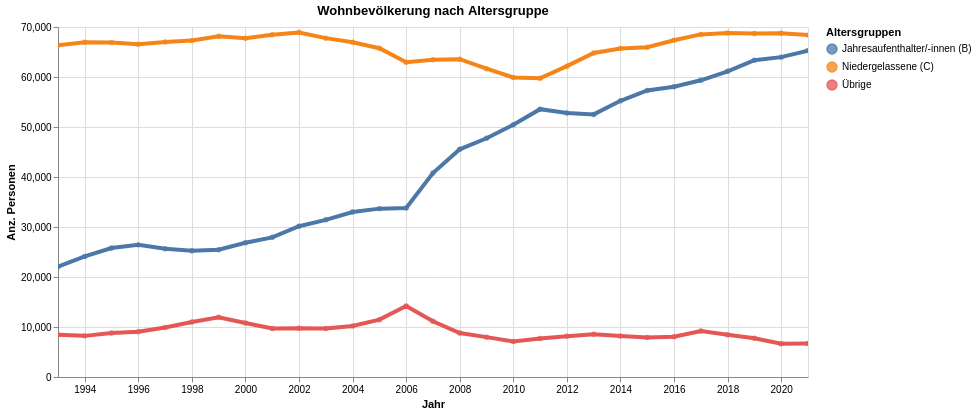

The notebook cell this image was saved under:
### Code cell
myTitle="Wohnbevölkerung nach Altersgruppe"

highlight = alt.selection(type='single', on='mouseover',
                          fields=['AufArt2LangAgg'], nearest=True)
#x='date:StichtagDatJahr',
base = alt.Chart(myAgg.reset_index().query('sum_WBev>10'), title=myTitle).encode(
    x=alt.X('StichtagDatJahr', axis=alt.Axis(title='Jahr'))# , axis=alt.Axis(format='%', title='percentage')
    , y=alt.X('sum_WBev', axis=alt.Axis(title='Anz. Personen'))
    , color=alt.Color('AufArt2LangAgg', legend=alt.Legend(title="Altersgruppen", orient="right"))  
    ,tooltip=['StichtagDatJahr', 'AufArt2LangAgg','sum_WBev']    
)
points = base.mark_circle().encode(
    opacity=alt.value(0.75)
).add_selection(
    highlight
).properties(
    width=750 , height=350
)
lines = base.mark_line().encode(
    size=alt.condition(~highlight, alt.value(0.5), alt.value(4))
).interactive()

lines + points

### Figure 1 — Vega-Lite specification as saved in the notebook (floating-point values rounded to 4 significant figures)
{"config": {"view": {"continuousWidth": 400, "continuousHeight": 300}}, "layer": [{"mark": "line", "encoding": {"color": {"type": "nominal", "field": "AufArt2LangAgg", "legend": {"orient": "right", "title": "Altersgruppen"}}, "size": {"condition": {"value": 0.5, "selection": {"not": "selector003"}}, "value": 4}, "tooltip": [{"type": "temporal", "field": "StichtagDatJahr"}, {"type": "nominal", "field": "AufArt2LangAgg"}, {"type": "quantitative", "field": "sum_WBev"}], "x": {"type": "temporal", "axis": {"title": "Jahr"}, "field": "StichtagDatJahr"}, "y": {"type": "quantitative", "axis": {"title": "Anz. Personen"}, "field": "sum_WBev"}}, "selection": {"selector004": {"type": "interval", "bind": "scales", "encodings": ["x", "y"]}}, "title": "Wohnbevölkerung nach Altersgruppe"}, {"mark": "circle", "encoding": {"color": {"type": "nominal", "field": "AufArt2LangAgg", "legend": {"orient": "right", "title": "Altersgruppen"}}, "opacity": {"value": 0.75}, "tooltip": [{"type": "temporal", "field": "StichtagDatJahr"}, {"type": "nominal", "field": "AufArt2LangAgg"}, {"type": "quantitative", "field": "sum_WBev"}], "x": {"type": "temporal", "axis": {"title": "Jahr"}, "field": "StichtagDatJahr"}, "y": {"type": "quantitative", "axis": {"title": "Anz. Personen"}, "field": "sum_WBev"}}, "height": 350, "selection": {"selector003": {"type": "single", "on": "mouseover", "fields": ["AufArt2LangAgg"], "nearest": true}}, "title": "Wohnbevölkerung nach Altersgruppe", "width": 750}], "data": {"name": "data-19fc528c38aad98ad80d52abdf83e541"}, "$schema": "https://vega.github.io/schema/vega-lite/v4.8.1.json", "datasets": {"data-19fc528c38aad98ad80d52abdf83e541": [{"StichtagDatJahr": "1993-01-01T00:00:00", "AufArt2CdAgg": 1, "AufArt2LangAgg": "Niedergelassene (C)", "sum_WBev": 66330}, {"StichtagDatJahr": "1993-01-01T00:00:00", "AufArt2CdAgg": 2, "AufArt2LangAgg": "Jahresaufenthalter/-innen (B)", "sum_WBev": 22061}, {"StichtagDatJahr": "1993-01-01T00:00:00", "AufArt2CdAgg": 3, "AufArt2LangAgg": "Übrige", "sum_WBev": 8466}, {"StichtagDatJahr": "1994-01-01T00:00:00", "AufArt2CdAgg": 1, "AufArt2LangAgg": "Niedergelassene (C)", "sum_WBev": 66952}, {"StichtagDatJahr": "1994-01-01T00:00:00", "AufArt2CdAgg": 2, "AufArt2LangAgg": "Jahresaufenthalter/-innen (B)", "sum_WBev": 24120}, {"StichtagDatJahr": "1994-01-01T00:00:00", "AufArt2CdAgg": 3, "AufArt2LangAgg": "Übrige", "sum_WBev": 8226}, {"StichtagDatJahr": "1995-01-01T00:00:00", "AufArt2CdAgg": 1, "AufArt2LangAgg": "Niedergelassene (C)", "sum_WBev": 66876}, {"StichtagDatJahr": "1995-01-01T00:00:00", "AufArt2CdAgg": 2, "AufArt2LangAgg": "Jahresaufenthalter/-innen (B)", "sum_WBev": 25799}, {"StichtagDatJahr": "1995-01-01T00:00:00", "AufArt2CdAgg": 3, "AufArt2LangAgg": "Übrige", "sum_WBev": 8790}, {"StichtagDatJahr": "1996-01-01T00:00:00", "AufArt2CdAgg": 3, "AufArt2LangAgg": "Übrige", "sum_WBev": 9057}, {"StichtagDatJahr": "1996-01-01T00:00:00", "AufArt2CdAgg": 2, "AufArt2LangAgg": "Jahresaufenthalter/-innen (B)", "sum_WBev": 26427}, {"StichtagDatJahr": "1996-01-01T00:00:00", "AufArt2CdAgg": 1, "AufArt2LangAgg": "Niedergelassene (C)", "sum_WBev": 66564}, {"StichtagDatJahr": "1997-01-01T00:00:00", "AufArt2CdAgg": 1, "AufArt2LangAgg": "Niedergelassene (C)", "sum_WBev": 67009}, {"StichtagDatJahr": "1997-01-01T00:00:00", "AufArt2CdAgg": 2, "AufArt2LangAgg": "Jahresaufenthalter/-innen (B)", "sum_WBev": 25638}, {"StichtagDatJahr": "1997-01-01T00:00:00", "AufArt2CdAgg": 3, "AufArt2LangAgg": "Übrige", "sum_WBev": 9908}, {"StichtagDatJahr": "1998-01-01T00:00:00", "AufArt2CdAgg": 1, "AufArt2LangAgg": "Niedergelassene (C)", "sum_WBev": 67282}, {"StichtagDatJahr": "1998-01-01T00:00:00", "AufArt2CdAgg": 2, "AufArt2LangAgg": "Jahresaufenthalter/-innen (B)", "sum_WBev": 25269}, {"StichtagDatJahr": "1998-01-01T00:00:00", "AufArt2CdAgg": 3, "AufArt2LangAgg": "Übrige", "sum_WBev": 10999}, {"StichtagDatJahr": "1999-01-01T00:00:00", "AufArt2CdAgg": 1, "AufArt2LangAgg": "Niedergelassene (C)", "sum_WBev": 68144}, {"StichtagDatJahr": "1999-01-01T00:00:00", "AufArt2CdAgg": 2, "AufArt2LangAgg": "Jahresaufenthalter/-innen (B)", "sum_WBev": 25439}, {"StichtagDatJahr": "1999-01-01T00:00:00", "AufArt2CdAgg": 3, "AufArt2LangAgg": "Übrige", "sum_WBev": 11936}, {"StichtagDatJahr": "2000-01-01T00:00:00", "AufArt2CdAgg": 3, "AufArt2LangAgg": "Übrige", "sum_WBev": 10792}, {"StichtagDatJahr": "2000-01-01T00:00:00", "AufArt2CdAgg": 1, "AufArt2LangAgg": "Niedergelassene (C)", "sum_WBev": 67770}, {"StichtagDatJahr": "2000-01-01T00:00:00", "AufArt2CdAgg": 2, "AufArt2LangAgg": "Jahresaufenthalter/-innen (B)", "sum_WBev": 26842}, {"StichtagDatJahr": "2001-01-01T00:00:00", "AufArt2CdAgg": 1, "AufArt2LangAgg": "Niedergelassene (C)", "sum_WBev": 68470}, {"StichtagDatJahr": "2001-01-01T00:00:00", "AufArt2CdAgg": 2, "AufArt2LangAgg": "Jahresaufenthalter/-innen (B)", "sum_WBev": 27929}, {"StichtagDatJahr": "2001-01-01T00:00:00", "AufArt2CdAgg": 3, "AufArt2LangAgg": "Übrige", "sum_WBev": 9690}, {"StichtagDatJahr": "2002-01-01T00:00:00", "AufArt2CdAgg": 1, "AufArt2LangAgg": "Niedergelassene (C)", "sum_WBev": 68894}, {"StichtagDatJahr": "2002-01-01T00:00:00", "AufArt2CdAgg": 2, "AufArt2LangAgg": "Jahresaufenthalter/-innen (B)", "sum_WBev": 30147}, {"StichtagDatJahr": "2002-01-01T00:00:00", "AufArt2CdAgg": 3, "AufArt2LangAgg": "Übrige", "sum_WBev": 9760}, {"StichtagDatJahr": "2003-01-01T00:00:00", "AufArt2CdAgg": 3, "AufArt2LangAgg": "Übrige", "sum_WBev": 9682}, {"StichtagDatJahr": "2003-01-01T00:00:00", "AufArt2CdAgg": 2, "AufArt2LangAgg": "Jahresaufenthalter/-innen (B)", "sum_WBev": 31428}, {"StichtagDatJahr": "2003-01-01T00:00:00", "AufArt2CdAgg": 1, "AufArt2LangAgg": "Niedergelassene (C)", "sum_WBev": 67769}, {"StichtagDatJahr": "2004-01-01T00:00:00", "AufArt2CdAgg": 1, "AufArt2LangAgg": "Niedergelassene (C)", "sum_WBev": 66954}, {"StichtagDatJahr": "2004-01-01T00:00:00", "AufArt2CdAgg": 2, "AufArt2LangAgg": "Jahresaufenthalter/-innen (B)", "sum_WBev": 32991}, {"StichtagDatJahr": "2004-01-01T00:00:00", "AufArt2CdAgg": 3, "AufArt2LangAgg": "Übrige", "sum_WBev": 10197}, {"StichtagDatJahr": "2005-01-01T00:00:00", "AufArt2CdAgg": 1, "AufArt2LangAgg": "Niedergelassene (C)", "sum_WBev": 65748}, {"StichtagDatJahr": "2005-01-01T00:00:00", "AufArt2CdAgg": 2, "AufArt2LangAgg": "Jahresaufenthalter/-innen (B)", "sum_WBev": 33674}, {"StichtagDatJahr": "2005-01-01T00:00:00", "AufArt2CdAgg": 3, "AufArt2LangAgg": "Übrige", "sum_WBev": 11470}, {"StichtagDatJahr": "2006-01-01T00:00:00", "AufArt2CdAgg": 2, "AufArt2LangAgg": "Jahresaufenthalter/-innen (B)", "sum_WBev": 33790}, {"StichtagDatJahr": "2006-01-01T00:00:00", "AufArt2CdAgg": 3, "AufArt2LangAgg": "Übrige", "sum_WBev": 14204}, {"StichtagDatJahr": "2006-01-01T00:00:00", "AufArt2CdAgg": 1, "AufArt2LangAgg": "Niedergelassene (C)", "sum_WBev": 62966}, {"StichtagDatJahr": "2007-01-01T00:00:00", "AufArt2CdAgg": 3, "AufArt2LangAgg": "Übrige", "sum_WBev": 11145}, {"StichtagDatJahr": "2007-01-01T00:00:00", "AufArt2CdAgg": 2, "AufArt2LangAgg": "Jahresaufenthalter/-innen (B)", "sum_WBev": 40800}, {"StichtagDatJahr": "2007-01-01T00:00:00", "AufArt2CdAgg": 1, "AufArt2LangAgg": "Niedergelassene (C)", "sum_WBev": 63434}, {"StichtagDatJahr": "2008-01-01T00:00:00", "AufArt2CdAgg": 1, "AufArt2LangAgg": "Niedergelassene (C)", "sum_WBev": 63565}, {"StichtagDatJahr": "2008-01-01T00:00:00", "AufArt2CdAgg": 2, "AufArt2LangAgg": "Jahresaufenthalter/-innen (B)", "sum_WBev": 45535}, {"StichtagDatJahr": "2008-01-01T00:00:00", "AufArt2CdAgg": 3, "AufArt2LangAgg": "Übrige", "sum_WBev": 8804}, {"StichtagDatJahr": "2009-01-01T00:00:00", "AufArt2CdAgg": 1, "AufArt2LangAgg": "Niedergelassene (C)", "sum_WBev": 61671}, {"StichtagDatJahr": "2009-01-01T00:00:00", "AufArt2CdAgg": 2, "AufArt2LangAgg": "Jahresaufenthalter/-innen (B)", "sum_WBev": 47749}, {"StichtagDatJahr": "2009-01-01T00:00:00", "AufArt2CdAgg": 3, "AufArt2LangAgg": "Übrige", "sum_WBev": 7974}, {"StichtagDatJahr": "2010-01-01T00:00:00", "AufArt2CdAgg": 2, "AufArt2LangAgg": "Jahresaufenthalter/-innen (B)", "sum_WBev": 50434}, {"StichtagDatJahr": "2010-01-01T00:00:00", "AufArt2CdAgg": 3, "AufArt2LangAgg": "Übrige", "sum_WBev": 7121}, {"StichtagDatJahr": "2010-01-01T00:00:00", "AufArt2CdAgg": 1, "AufArt2LangAgg": "Niedergelassene (C)", "sum_WBev": 59896}, {"StichtagDatJahr": "2011-01-01T00:00:00", "AufArt2CdAgg": 1, "AufArt2LangAgg": "Niedergelassene (C)", "sum_WBev": 59729}, {"StichtagDatJahr": "2011-01-01T00:00:00", "AufArt2CdAgg": 2, "AufArt2LangAgg": "Jahresaufenthalter/-innen (B)", "sum_WBev": 53570}, {"StichtagDatJahr": "2011-01-01T00:00:00", "AufArt2CdAgg": 3, "AufArt2LangAgg": "Übrige", "sum_WBev": 7718}, {"StichtagDatJahr": "2012-01-01T00:00:00", "AufArt2CdAgg": 1, "AufArt2LangAgg": "Niedergelassene (C)", "sum_WBev": 62175}, {"StichtagDatJahr": "2012-01-01T00:00:00", "AufArt2CdAgg": 2, "AufArt2LangAgg": "Jahresaufenthalter/-innen (B)", "sum_WBev": 52809}, {"StichtagDatJahr": "2012-01-01T00:00:00", "AufArt2CdAgg": 3, "AufArt2LangAgg": "Übrige", "sum_WBev": 8173}, {"StichtagDatJahr": "2013-01-01T00:00:00", "AufArt2CdAgg": 3, "AufArt2LangAgg": "Übrige", "sum_WBev": 8542}, {"StichtagDatJahr": "2013-01-01T00:00:00", "AufArt2CdAgg": 1, "AufArt2LangAgg": "Niedergelassene (C)", "sum_WBev": 64807}, {"StichtagDatJahr": "2013-01-01T00:00:00", "AufArt2CdAgg": 2, "AufArt2LangAgg": "Jahresaufenthalter/-innen (B)", "sum_WBev": 52521}, {"StichtagDatJahr": "2014-01-01T00:00:00", "AufArt2CdAgg": 2, "AufArt2LangAgg": "Jahresaufenthalter/-innen (B)", "sum_WBev": 55234}, {"StichtagDatJahr": "2014-01-01T00:00:00", "AufArt2CdAgg": 3, "AufArt2LangAgg": "Übrige", "sum_WBev": 8201}, {"StichtagDatJahr": "2014-01-01T00:00:00", "AufArt2CdAgg": 1, "AufArt2LangAgg": "Niedergelassene (C)", "sum_WBev": 65699}, {"StichtagDatJahr": "2015-01-01T00:00:00", "AufArt2CdAgg": 1, "AufArt2LangAgg": "Niedergelassene (C)", "sum_WBev": 65959}, {"StichtagDatJahr": "2015-01-01T00:00:00", "AufArt2CdAgg": 2, "AufArt2LangAgg": "Jahresaufenthalter/-innen (B)", "sum_WBev": 57311}, {"StichtagDatJahr": "2015-01-01T00:00:00", "AufArt2CdAgg": 3, "AufArt2LangAgg": "Übrige", "sum_WBev": 7898}, {"StichtagDatJahr": "2016-01-01T00:00:00", "AufArt2CdAgg": 1, "AufArt2LangAgg": "Niedergelassene (C)", "sum_WBev": 67339}, {"StichtagDatJahr": "2016-01-01T00:00:00", "AufArt2CdAgg": 2, "AufArt2LangAgg": "Jahresaufenthalter/-innen (B)", "sum_WBev": 58067}, {"StichtagDatJahr": "2016-01-01T00:00:00", "AufArt2CdAgg": 3, "AufArt2LangAgg": "Übrige", "sum_WBev": 8067}, {"StichtagDatJahr": "2017-01-01T00:00:00", "AufArt2CdAgg": 3, "AufArt2LangAgg": "Übrige", "sum_WBev": 9189}, {"StichtagDatJahr": "2017-01-01T00:00:00", "AufArt2CdAgg": 1, "AufArt2LangAgg": "Niedergelassene (C)", "sum_WBev": 68524}, {"StichtagDatJahr": "2017-01-01T00:00:00", "AufArt2CdAgg": 2, "AufArt2LangAgg": "Jahresaufenthalter/-innen (B)", "sum_WBev": 59342}, {"StichtagDatJahr": "2018-01-01T00:00:00", "AufArt2CdAgg": 3, "AufArt2LangAgg": "Übrige", "sum_WBev": 8448}, {"StichtagDatJahr": "2018-01-01T00:00:00", "AufArt2CdAgg": 1, "AufArt2LangAgg": "Niedergelassene (C)", "sum_WBev": 68809}, {"StichtagDatJahr": "2018-01-01T00:00:00", "AufArt2CdAgg": 2, "AufArt2LangAgg": "Jahresaufenthalter/-innen (B)", "sum_WBev": 61131}, {"StichtagDatJahr": "2019-01-01T00:00:00", "AufArt2CdAgg": 1, "AufArt2LangAgg": "Niedergelassene (C)", "sum_WBev": 68709}, {"StichtagDatJahr": "2019-01-01T00:00:00", "AufArt2CdAgg": 2, "AufArt2LangAgg": "Jahresaufenthalter/-innen (B)", "sum_WBev": 63349}, {"StichtagDatJahr": "2019-01-01T00:00:00", "AufArt2CdAgg": 3, "AufArt2LangAgg": "Übrige", "sum_WBev": 7745}, {"StichtagDatJahr": "2020-01-01T00:00:00", "AufArt2CdAgg": 2, "AufArt2LangAgg": "Jahresaufenthalter/-innen (B)", "sum_WBev": 63975}, {"StichtagDatJahr": "2020-01-01T00:00:00", "AufArt2CdAgg": 1, "AufArt2LangAgg": "Niedergelassene (C)", "sum_WBev": 68756}, {"StichtagDatJahr": "2020-01-01T00:00:00", "AufArt2CdAgg": 3, "AufArt2LangAgg": "Übrige", "sum_WBev": 6672}, {"StichtagDatJahr": "2021-01-01T00:00:00", "AufArt2CdAgg": 2, "AufArt2LangAgg": "Jahresaufenthalter/-innen (B)", "sum_WBev": 65286}, {"StichtagDatJahr": "2021-01-01T00:00:00", "AufArt2CdAgg": 1, "AufArt2LangAgg": "Niedergelassene (C)", "sum_WBev": 68377}, {"StichtagDatJahr": "2021-01-01T00:00:00", "AufArt2CdAgg": 3, "AufArt2LangAgg": "Übrige", "sum_WBev": 6680}]}}
